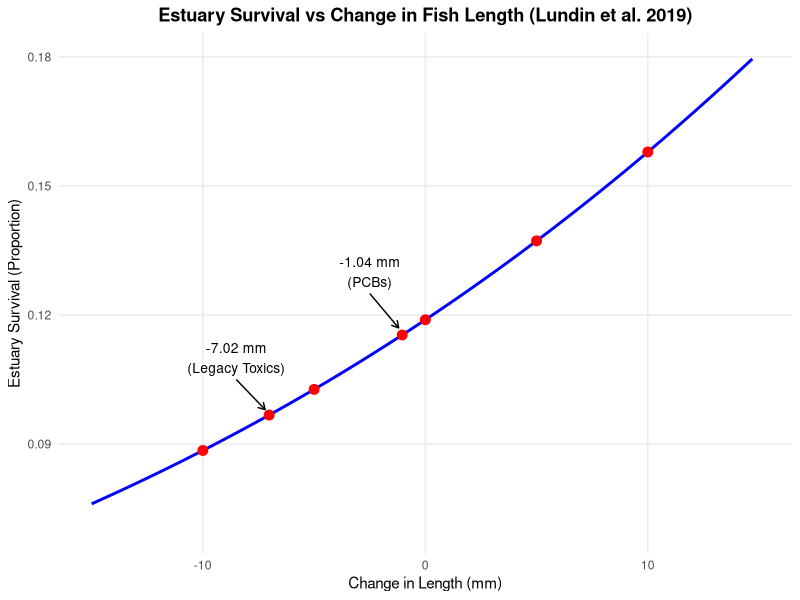

Write the R code that produced this figure.
# R script to generate and plot extracted data for Lundin et al. 2019

# Lundin, J. I., Spromberg, J. A., Jorgensen, J. C., Myers, J. M., Chittaro, P. M., Zabel, R. W., 
# Johnson, L. L., Neely, R. M., & Scholz, N. L. (2019). Legacy habitat contamination as a limiting 
# factor for Chinook salmon recovery in the Willamette Basin, Oregon, USA. PLoS ONE, 14(3), e0214399.
# Lundin et al. 2019: Chinook salmon estuary survival vs change in fish length (contaminant proxy)
# Equation 1


# Load libraries
if (!require(ggplot2)) install.packages("ggplot2")
library(ggplot2)

# Define the stressor values (change in length in mm)
# Includes -1.04 mm and -7.02 mm as referenced in the paper for PCB and legacy contaminant exposure
delta_length <- c(-10.0, -7.02, -5.0, -1.04, 0.0, 5.0, 10.0)

# Define the survival function based on the adapted Zabel and Achord (2004) equation
# Intercept calibrated to -2.003 to reflect 0.1188 baseline survival for spring subyearlings
estuary_survival <- function(dl) {
  val <- exp(-2.003 + (0.0329 * dl))
  return(val / (1 + val))
}

# Calculate response values
survival_prob <- estuary_survival(delta_length)

# Create the dataframe
df <- data.frame(
  curve.id = rep("Lundin2019_c1", length(delta_length)),
  stressor.label = rep("change_in_length", length(delta_length)),
  stressor.x = delta_length,
  units.x = rep("mm", length(delta_length)),
  response.label = rep("estuary_survival", length(delta_length)),
  response.y = round(survival_prob, 6),
  units.y = rep("proportion", length(delta_length))
)

# Output the dataframe to a CSV file
write.csv(df, "Lundin2019_F1_Extracted_Data.csv", row.names = FALSE, quote = FALSE)

# Print the resulting dataframe to the console
print(df)


# --- 2. PLOT THE DATA ---

# Generate a sequence of values for a smooth curve
plot_x <- seq(-15, 15, length.out = 100)
plot_y <- estuary_survival(plot_x)
smooth_data <- data.frame(stressor.x = plot_x, response.y = plot_y)

# Create the plot
p <- ggplot() +
  geom_line(data = smooth_data, aes(x = stressor.x, y = response.y), color = "blue", linewidth = 1) +
  geom_point(data = df, aes(x = stressor.x, y = response.y), color = "red", size = 3) +
  
  # Annotate the specific points of interest from the paper
  annotate("text", x = -8.5, y = 0.11, label = "-7.02 mm\n(Legacy Toxics)", size = 3.5) +
  annotate("segment", x = -8.5, xend = -7.2, y = 0.105, yend = 0.098, arrow = arrow(length = unit(0.2, "cm"))) +
  
  annotate("text", x = -2.5, y = 0.13, label = "-1.04 mm\n(PCBs)", size = 3.5) +
  annotate("segment", x = -2.5, xend = -1.2, y = 0.125, yend = 0.117, arrow = arrow(length = unit(0.2, "cm"))) +
  
  # Formatting
  scale_y_continuous(limits = c(0.07, 0.18)) +
  labs(
    title = "Estuary Survival vs Change in Fish Length (Lundin et al. 2019)",
    x = "Change in Length (mm)",
    y = "Estuary Survival (Proportion)"
  ) +
  theme_minimal() +
  theme(
    plot.title = element_text(hjust = 0.5, face = "bold"),
    panel.grid.minor = element_blank()
  )
# Display the plot
print(p)
